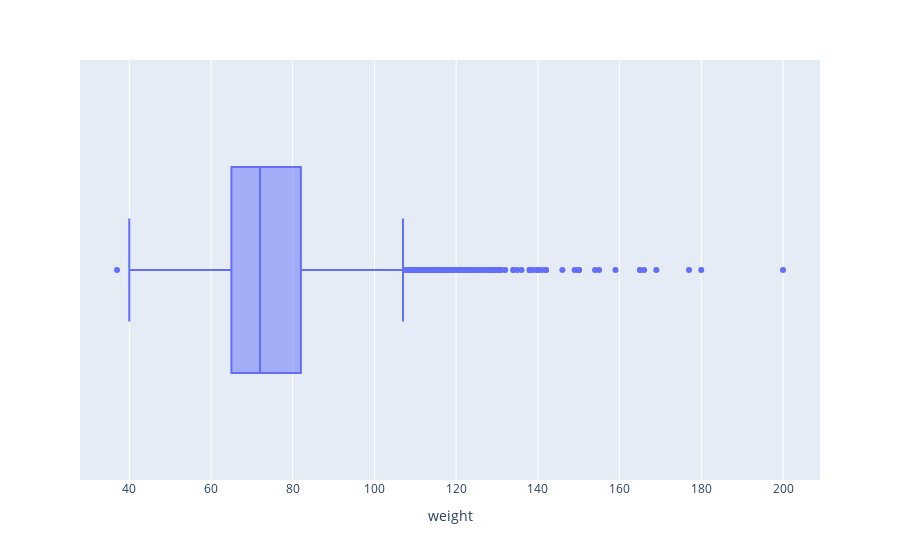

The notebook cell saved with this chart:
### Markdown cell above
Observação:
- A remoção dos outliers foi feita, ainda há valores nos quadrantes superiores e inferiores mas são valores que mais possíveis e que não indica necessariamente um outlier.

### Code cell
# Tratando coluna "weight"

px.box(
    df,
    "weight",
    hover_data= {
        "cardio_disease",
        "active",
        "age",
        "height"
    } 
)

### Figure 1 — Plotly figure (JSON) as saved in the notebook; plotly's stock layout.template omitted (floating-point values rounded to 4 significant figures; data arrays with more than 128 entries replaced by an {"elided": "..."} marker saying what was removed)
{"data": [{"alignmentgroup": "True", "customdata": {"elided": "9985x4 int values"}, "hovertemplate": "weight=%{x}<br>age=%{customdata[0]}<br>height=%{customdata[1]}<br>cardio_disease=%{customdata[2]}<br>active=%{customdata[3]}<extra></extra>", "legendgroup": "", "marker": {"color": "#636efa"}, "name": "", "notched": false, "offsetgroup": "", "orientation": "h", "showlegend": false, "type": "box", "x": {"elided": "9985 float values"}, "x0": " ", "xaxis": "x", "y0": " ", "yaxis": "y"}], "layout": {"boxmode": "group", "legend": {"tracegroupgap": 0}, "margin": {"t": 60}, "xaxis": {"anchor": "y", "domain": [0, 1], "title": {"text": "weight"}}, "yaxis": {"anchor": "x", "domain": [0, 1]}}}
